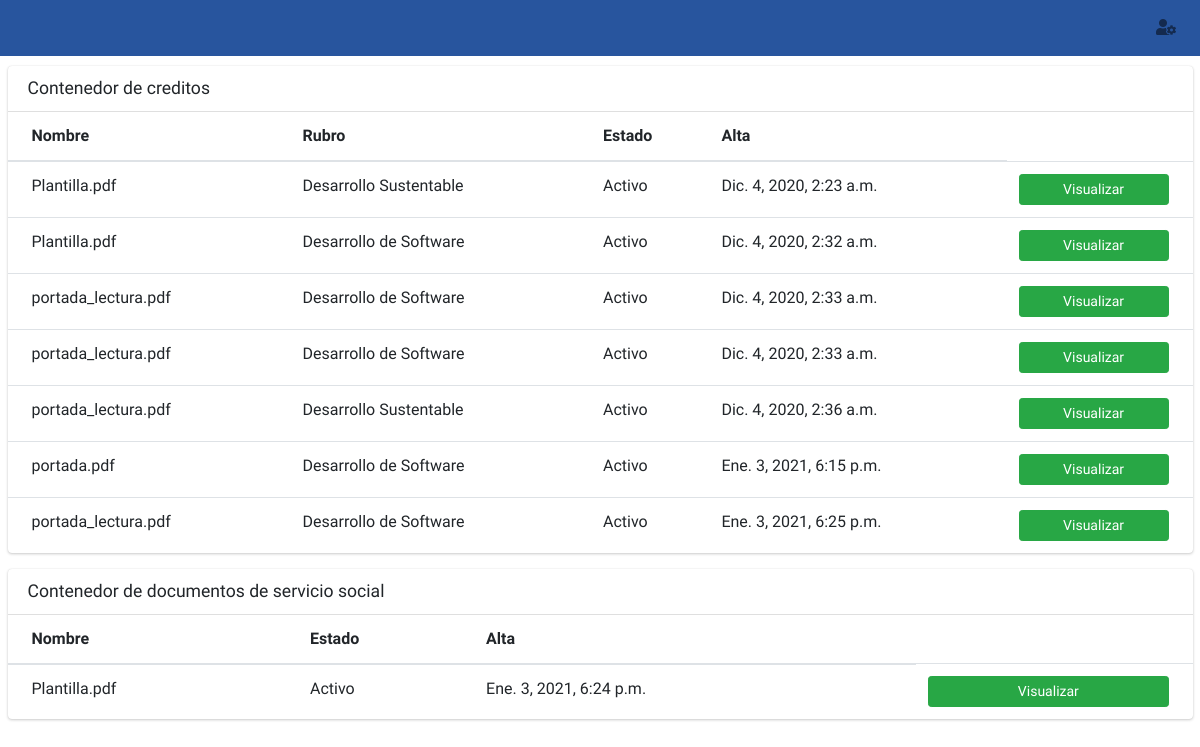
The page /expediente_alumno/14211758 on the database its author committed.
### core/models.py (models this page shows)
class Credito(models.Model):
    matricula=models.ForeignKey(Expediente , null=True,on_delete=models.SET_NULL)
    user=models.ForeignKey(User, on_delete=models.CASCADE, blank=True, null=True)
    directorio=models.FileField(upload_to=rename_folder_credito, max_length=126, blank=True, null=True)
    rubro=models.CharField(max_length=126, blank=True, null=True)
    nombre=models.CharField(max_length=126, blank=True, null=True)
    estado=models.BooleanField(default=True)
    created_at = models.DateTimeField("Creado ", auto_now_add=True)
    updated_at = models.DateTimeField("Actualizado ", auto_now=True)
    class Meta:
        verbose_name="Credito"
        verbose_name_plural="Creditos"
    def __str__(self):
        return str(self.matricula)

class Documento_Servicio(models.Model):
    matricula=models.ForeignKey(Expediente_Servicio , null=True, on_delete=models.SET_NULL)
    user=models.ForeignKey(User, on_delete=models.CASCADE, blank=True, null=True)
    directorio=models.FileField(upload_to=rename_folder_documento, max_length=126, blank=True, null=True)
    nombre=models.CharField(max_length=126, blank=True, null=True)
    estado=models.BooleanField(default=True)
    created_at = models.DateTimeField("Creado ", auto_now_add=True)
    updated_at = models.DateTimeField("Actualizado ", auto_now=True)
    class Meta:
        verbose_name="Documento de Servicio"
        verbose_name_plural="Documentos de Servicio"
    def __str__(self):
        return str(self.matricula)

### core/views.py (the view)
# urls.py: path('expediente_alumno/<matricula>',views.expedienteAlumno,name='expediente_alumno'),
def expedienteAlumno(request,matricula=None):
    print(str(matricula))
    data=Credito.objects.filter(matricula__matricula=matricula)
    documentos=Documento_Servicio.objects.filter(matricula__matricula=matricula)
    print("Estos son los creditos: "+str(data))
    print("Estos son los documentos: "+str(documentos))
    contexto={
        'title':'Busqueda Expediente',
        'exp':data,
        'documentos':documentos,
    }
    return render(request,"alumno/detalle_expediente.html",contexto)

### core/models.py (called while the page is built)
    def __str__(self):
        return str(self.matricula)

    def __str__(self):
        return str(self.matricula)

### templates/alumno/detalle_expediente.html (shortened to what this page needs)
<!DOCTYPE html>
<html>
    <head>
      <link rel="stylesheet" href="/static/iconos/css/all.min.css">
      <link rel="stylesheet" href="/static/css/admin.min.css">
    </head>
    <body>
      <div class="wrapper">
      <nav class="navbar navbar-expand navbar-white navbar-light">
        <ul class="navbar-nav ml-auto">
          <li class="nav-item dropdown">
            <a class="nav-link" data-toggle="dropdown" href="#">
              <i class="fas fa-user-cog"></i>
            </a>
          </li>
        </ul>
      </nav>
      <div class="content">
      <div class="col-lg-12 content-table">
        <div class="card">
          <div class="card-header">
            <h3 class="card-title">Contenedor de creditos</h3>
          </div>
      <div class="card-body table-responsive p-0">
            <table class="table table-hover text-nowrap">
              <thead>
                <tr>
                  <th>Nombre</th>
                  <th>Rubro</th>
                  <th>Estado</th>
                  <th>Alta</th>
                </tr>
              </thead>
              <tbody>
              {%for value in exp%}
              <tr>
                <td>{{value.nombre}}</td>
                <td>{{value.rubro}}</td>
                <td>{%if value.estado == True%}Activo{%else%}Inactivo{%endif%}</td>
                <td>{{value.created_at}}</td>
                <td><a href="{{value.directorio.url}}" type="button" class="btn btn-block btn-success btn-sm">Visualizar</a></td>
              </tr>
              {%endfor%}
              </tbody>
            </table>
          </div>
        </div>
      </div>
      <div class="col-lg-12 content-table">
        <div class="card">
          <div class="card-header">
            <h3 class="card-title">Contenedor de documentos de servicio social</h3>
          </div>
          <div class="card-body table-responsive p-0">
            <table class="table table-hover text-nowrap">
              <thead>
                <tr>
                  <th>Nombre</th>
                  <th>Estado</th>
                  <th>Alta</th>
                </tr>
              </thead>
              <tbody>
              {%for value in documentos%}
              <tr>
                <td>{{value.nombre}}</td>
                <td>{%if value.estado == True%}Activo{%else%}Inactivo{%endif%}</td>
                <td>{{value.created_at}}</td>
                <td><a href="{{value.directorio.url}}" type="button" class="btn btn-block btn-success btn-sm">Visualizar</a></td>
              </tr>
              {%endfor%}
              </tbody>
            </table>
          </div>
          </div>
      </div>
      </div>
    </div>
    </body>
</html>

### templates/alumno/detalle_expediente.html (style rules this page uses)
.content-table { margin: 10px 0px; }

### rows shown on the page
Credito: nombre "Plantilla.pdf", rubro "Desarrollo Sustentable", estado "Activo", created_at "Dic. 4, 2020, 2:23 a.m."
Credito: nombre "Plantilla.pdf", rubro "Desarrollo de Software", estado "Activo", created_at "Dic. 4, 2020, 2:32 a.m."
Credito: nombre "portada_lectura.pdf", rubro "Desarrollo de Software", estado "Activo", created_at "Dic. 4, 2020, 2:33 a.m."
Credito: nombre "portada_lectura.pdf", rubro "Desarrollo de Software", estado "Activo", created_at "Dic. 4, 2020, 2:33 a.m."
Credito: nombre "portada_lectura.pdf", rubro "Desarrollo Sustentable", estado "Activo", created_at "Dic. 4, 2020, 2:36 a.m."
Credito: nombre "portada.pdf", rubro "Desarrollo de Software", estado "Activo", created_at "Ene. 3, 2021, 6:15 p.m."
Credito: nombre "portada_lectura.pdf", rubro "Desarrollo de Software", estado "Activo", created_at "Ene. 3, 2021, 6:25 p.m."
Documento_Servicio: nombre "Plantilla.pdf", estado "Activo", created_at "Ene. 3, 2021, 6:24 p.m."
